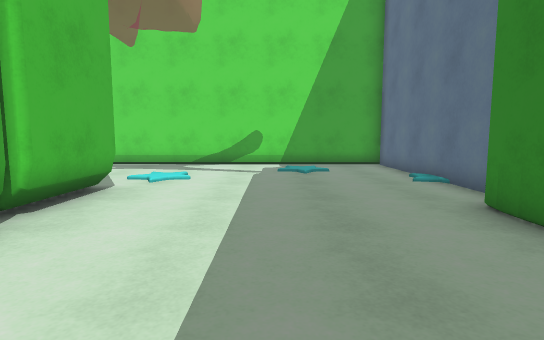
View 1 (above)

12 first-person views from a walk through a Unity game level. The camera is 1.2 m above the floor, tilts 6° down and sees 80° across. The floor is counted in squares, 1 m on a side. Each view is taken from the middle of a square. On the plan, view 1 faces up. The plan holds only what a view shows up to about 14 squares ahead; the rest is blank. The place goes on beyond the plan. The player is left out.

View 2
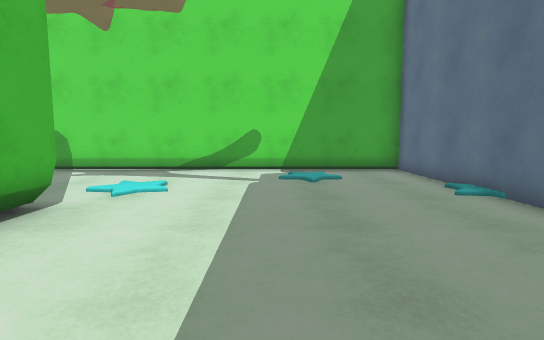

View 3
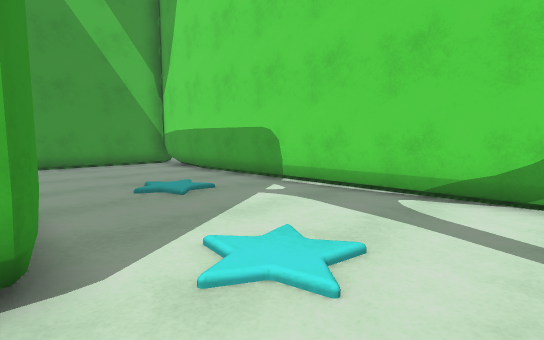

View 4
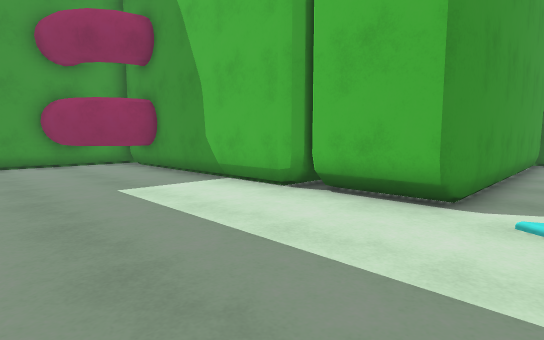

View 5
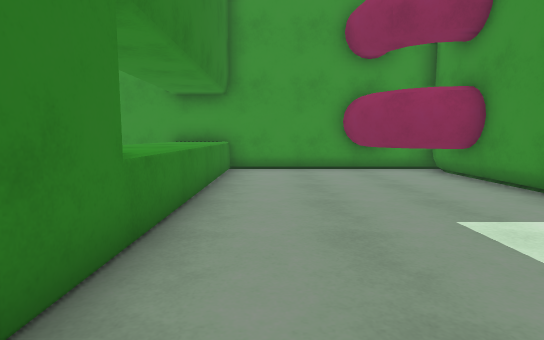

View 6
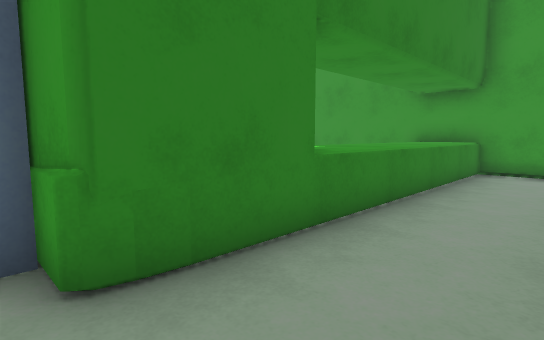

View 7
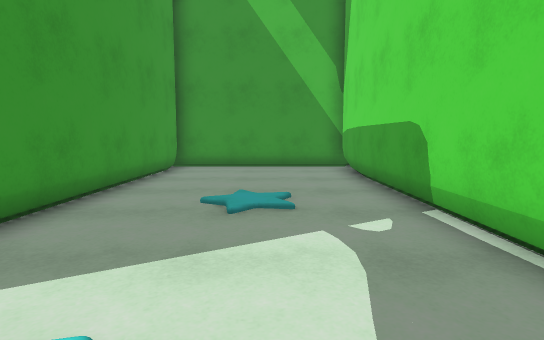

View 8
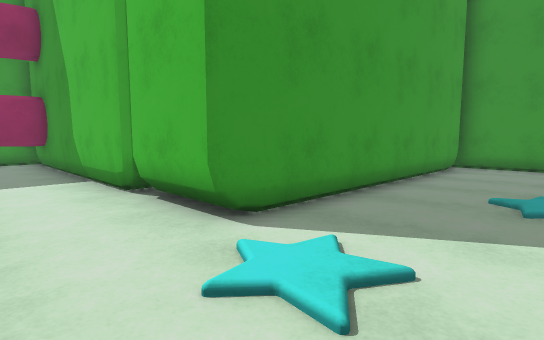

View 9
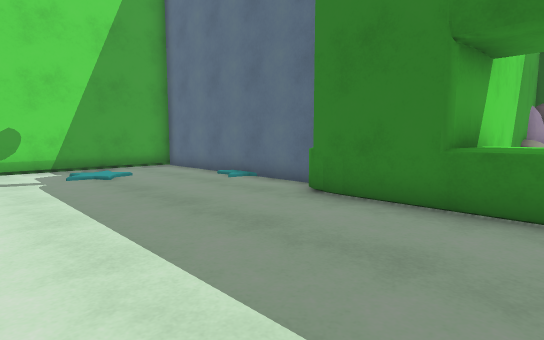

View 10
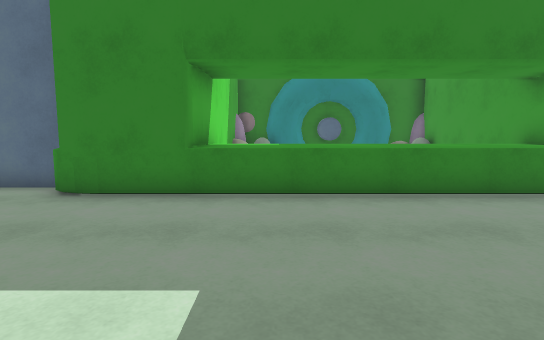

View 11
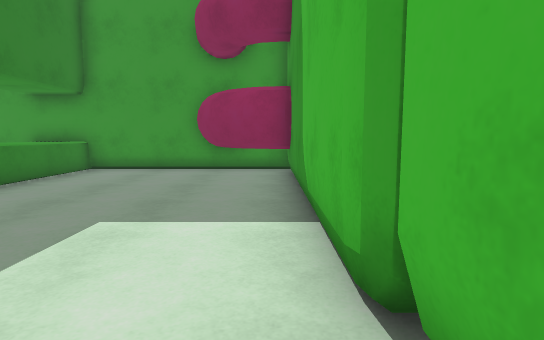

View 12
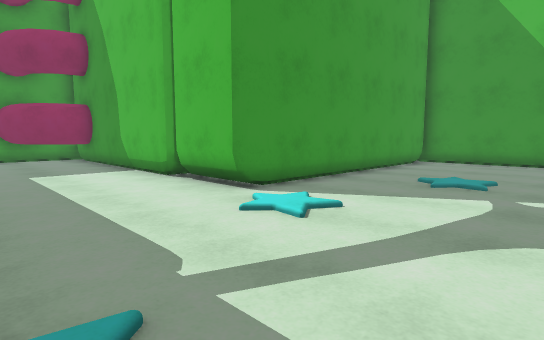

### Floor plan
Key: @ floor where view 1 was taken; # wall or solid block; . floor; ^ raised ledge; O other object.
Columns run from 15 left of view 1 to 7 right of it. Each row starts with its distance up from view 1.
 14 #####################
 13 #...................#
 12 #...............O...#
 11 #......O............#
 10 #...........O.......#
  9 #..................O#
  8 #...................#
  7 ############........#
  6            #........#
  5            #.......#^
  4            #.......#
  3            #.......#^##
  2            #.......^^
  1            #.......^^
  0            #...@...^^
 -1            #.......^^
 -2            #.......^^
 -3            ###.....^^
 -4            ####....^^
 -5            # ##....^^
 -6            ########^^##

Where each view was taken, in squares from view 1:
view 1: 0 up, 0 right, facing up
view 2: 2 up, 0 right, facing up
view 3: 7 up, 1 left, facing up-left
view 4: 9 up, 2 right, facing down-left
view 5: 6 up, 2 right, facing down
view 6: 6 up, 1 right, facing down-right
view 7: 11 up, 2 left, facing left
view 8: 11 up, 1 left, facing down-left
view 9: 1 up, 2 left, facing up-right
view 10: 1 up, 3 left, facing right
view 11: 6 up, 3 left, facing down
view 12: 13 up, 1 right, facing down-left
